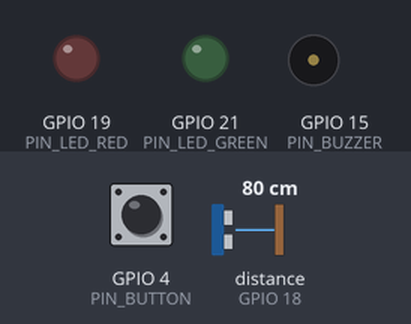
The sketch below on a simulated ESP32. Parts: output pins drawn as LEDs (lit = HIGH), buzzer (waves = sounding). Dashed ring = blinking. The test bench sets the inputs (shaded band); at power-on: GPIO 4 (PIN_BUTTON) HIGH, distance to the obstacle (sensor on GPIO 18) 80 cm. The echo pulse lasts 58.3 µs per cm; WiFi joins after 1.5 s; servers stay silent unless stated; the local clock reads 2024-03-15 10:24:30 at power-on unless the sketch sets it; EEPROM starts erased; pins used as bus, display or sensor lines are not drawn; what the sketch prints to the serial monitor is not drawn.

Above: at 6.9 s.
7.0 s: GPIO 4 (PIN_BUTTON) pulled LOW for 0.15 s
At 8.4 s:
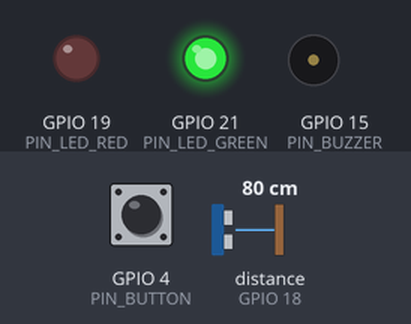
8.6 s: distance to the obstacle (sensor on GPIO 18) set to 86 cm
At 10.1 s:
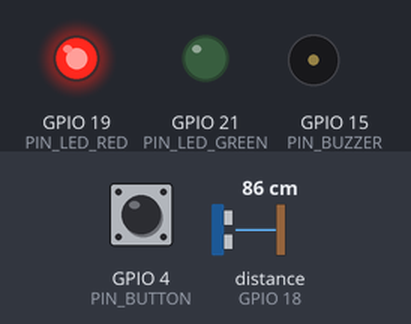
10.8 s: GPIO 4 (PIN_BUTTON) pulled LOW for 1 s
At 12.0 s:
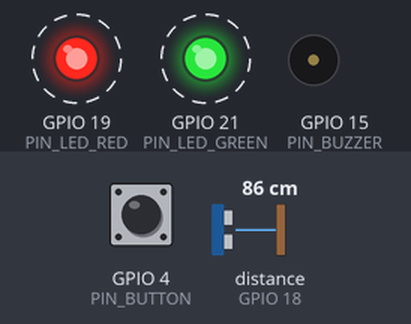
13.8 s: GPIO 4 (PIN_BUTTON) pulled LOW for 3.2 s
At 14.35 s:
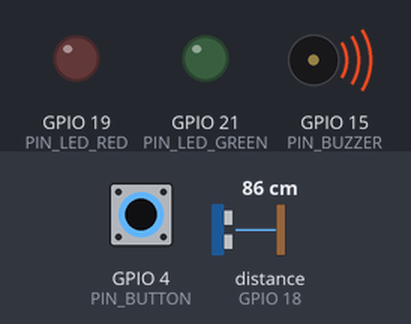
18.5 s: distance to the obstacle (sensor on GPIO 18) set to 2 cm
At 19.2 s:
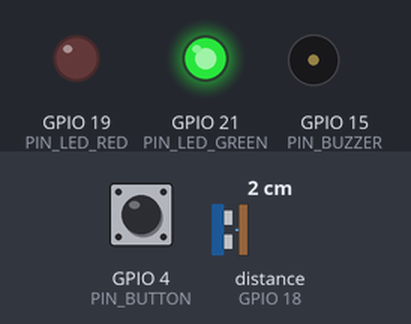
20.4 s: GPIO 4 (PIN_BUTTON) pulled LOW for 0.15 s
At 21.0 s:
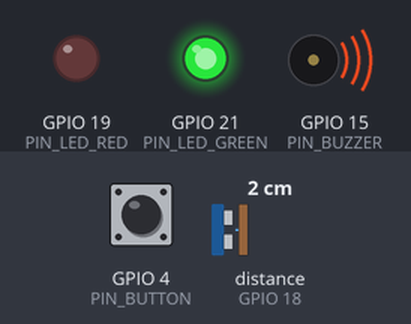
Timing chart, 0 to 23.4 s (numbered marks = the images above; inputs shaded):
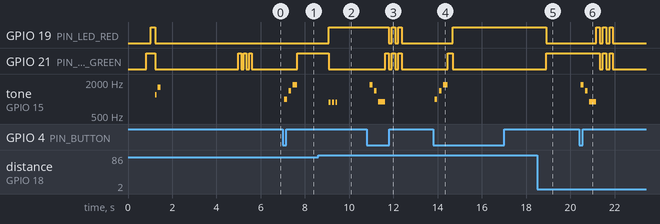

The sketch:

esp32_firmware.ino
```cpp
/* ═══════════════════════════════════════════════════════════════════════════
   STUDY AI COMPANION — ESP32 FOCUS TIMER FIRMWARE v3.1
   ─────────────────────────────────────────────────────────────────────────
   FEATURES:
   ✅ Physical button start/stop with debounce
   ✅ Ultrasonic presence detection (Green LED = present, Red LED = absent)
   ✅ Interruption counting + buzzer nudge when user leaves desk
   ✅ Accurate focus % calculation
   ✅ Smartwatch-style offline session queue (stored in flash memory)
   ✅ Auto-sync offline sessions when WiFi reconnects
   ✅ NTP time sync for accurate timestamps
   ✅ Real-time Firebase status push every second during session
   ✅ Commands from web app (start/stop/nudge remotely)
   ✅ Auto-reconnect WiFi in background
   ═══════════════════════════════════════════════════════════════════════════ */

#include <WiFi.h>

// ── Reduce ESP32 Flash Size by Disabling Unused Firebase Features ──
#define FIREBASE_DISABLE_FIRESTORE
#define FIREBASE_DISABLE_STORAGE
#define FIREBASE_DISABLE_FCM
#define FIREBASE_DISABLE_FUNCTIONS

#include <Firebase_ESP_Client.h>
#include <Preferences.h>
#include <addons/TokenHelper.h>
#include <addons/RTDBHelper.h>

/* ────────────────────────────────────────
   PIN DEFINITIONS  (match your wiring)
──────────────────────────────────────── */
#define PIN_BUTTON     4   // Push button (one leg to GND, other to D4)
#define PIN_BUZZER     15  // Changed from D2 to D15 (D2 can cause issues)
#define PIN_LED_GREEN 21   // Green LED anode (cathode → GND via 220Ω)
#define PIN_LED_RED   19   // Red LED anode   (cathode → GND via 220Ω)
#define PIN_US_TRIG    5   // HC-SR04 TRIG
#define PIN_US_ECHO   18   // HC-SR04 ECHO

/* ────────────────────────────────────────
   NETWORK / FIREBASE CREDENTIALS
──────────────────────────────────────── */
#define WIFI_SSID      "IDEALAB"
#define WIFI_PASSWORD  ""
#define FIREBASE_KEY   "AIzaSyC7R3un13VYZGkcrdtQFHnJJ-5J7QJ2n6Q"
#define FIREBASE_URL   "https://study-ai-3a685-default-rtdb.firebaseio.com"

const char* deviceId = "esp32-desk-01";

/* ────────────────────────────────────────
   TUNABLE SETTINGS
──────────────────────────────────────── */
int distThreshCm  = 80;   // cm — closer than this = you are at desk
int targetMins    = 120;  // target session duration (for future UI)

/* ────────────────────────────────────────
   SESSION STATE
──────────────────────────────────────── */
bool          isActive      = false;   // timer running?
bool          isPresent     = false;   // currently detected at desk?
bool          lastPresent   = false;   // state in previous second (interrupt edge)
unsigned long sessionStartTs = 0;      // Unix timestamp or millis at session start
unsigned long focusSecs     = 0;       // seconds actually present at desk
unsigned long totalSecs     = 0;       // total elapsed seconds
int           interruptCount = 0;      // how many times user left desk
int           absenceStreak = 0;       // consecutive seconds away (for buzzer delay)

/* ────────────────────────────────────────
   TIMING / DEBOUNCE
──────────────────────────────────────── */
unsigned long lastBtnPress   = 0;
const unsigned long DEBOUNCE = 60;    // ms — button debounce window

unsigned long lastSecTick    = 0;     // tracks 1-second interval for session
unsigned long lastStatusPush = 0;     // tracks 5-second interval for Firebase status
unsigned long lastWifiCheck  = 0;     // tracks WiFi watchdog

/* ────────────────────────────────────────
   FIREBASE
──────────────────────────────────────── */
FirebaseData   fbdo;
FirebaseAuth   auth;
FirebaseConfig fbCfg;
Preferences    prefs;

bool firebaseReady = false;

/* ═══════════════════════════════════════
   BUZZER HELPERS (Fixed for ESP32 LEDC)
═══════════════════════════════════════ */
void beep(int freq, int durationMs) {
  // Use ESP32 native hardware PWM to avoid "LEDC not initialized" errors
  ledcSetup(0, freq, 8);         // Channel 0, frequency, 8-bit resolution
  ledcAttachPin(PIN_BUZZER, 0);  // Attach pin 2 to channel 0
  ledcWrite(0, 128);             // 50% duty cycle
  delay(durationMs);
  ledcWrite(0, 0);               // 0% duty cycle (Off)
  delay(10);
}

void beepStartSession() {
  beep(1000, 120);
  delay(60);
  beep(1400, 120);
  delay(60);
  beep(1800, 200);
}

void beepEndSession() {
  beep(1800, 120);
  delay(60);
  beep(1400, 120);
  delay(60);
  beep(900, 300);
}

void beepNudge() {
  // Short urgent triple-beep to nudge user back to desk
  for (int i = 0; i < 3; i++) {
    beep(880, 80);
    delay(60);
  }
}

void beepStartup() {
  beep(1200, 80);
  delay(40);
  beep(1600, 120);
}

/* ═══════════════════════════════════════
   LED HELPERS
═══════════════════════════════════════ */
void ledStudying() {
  digitalWrite(PIN_LED_GREEN, HIGH);
  digitalWrite(PIN_LED_RED,   LOW);
}

void ledAbsent() {
  digitalWrite(PIN_LED_GREEN, LOW);
  digitalWrite(PIN_LED_RED,   HIGH);
}

void ledOff() {
  digitalWrite(PIN_LED_GREEN, LOW);
  digitalWrite(PIN_LED_RED,   LOW);
}

void ledBothFlash(int times, int ms) {
  for (int i = 0; i < times; i++) {
    digitalWrite(PIN_LED_GREEN, HIGH);
    digitalWrite(PIN_LED_RED,   HIGH);
    delay(ms);
    ledOff();
    delay(ms);
  }
}

/* ═══════════════════════════════════════
   ULTRASONIC DISTANCE MEASUREMENT
   Returns distance in cm (999 = no echo)
═══════════════════════════════════════ */
int getDistance() {
  // Take 3 readings and return the median to reduce false triggers
  int readings[3];
  for (int i = 0; i < 3; i++) {
    digitalWrite(PIN_US_TRIG, LOW);
    delayMicroseconds(2);
    digitalWrite(PIN_US_TRIG, HIGH);
    delayMicroseconds(10);
    digitalWrite(PIN_US_TRIG, LOW);
    long dur = pulseIn(PIN_US_ECHO, HIGH, 25000);  // 25ms timeout ≈ 430cm max
    readings[i] = (dur == 0) ? 999 : (int)(dur * 0.034f / 2.0f);
    delay(15);  // brief pause between readings
  }
  // Simple sort for median
  if (readings[0] > readings[1]) { int t = readings[0]; readings[0] = readings[1]; readings[1] = t; }
  if (readings[1] > readings[2]) { int t = readings[1]; readings[1] = readings[2]; readings[2] = t; }
  if (readings[0] > readings[1]) { int t = readings[0]; readings[0] = readings[1]; readings[1] = t; }
  return readings[1]; // median
}

/* ═══════════════════════════════════════
   FIREBASE STATUS PUSH
   Path: /devices/{id}/status
═══════════════════════════════════════ */
void pushStatus() {
  if (!firebaseReady || WiFi.status() != WL_CONNECTED) return;
  if (!Firebase.ready()) return;

  String path = "/devices/" + String(deviceId) + "/status";
  FirebaseJson json;
  json.add("online",        true);
  json.add("presence",      isPresent);
  json.add("sessionActive", isActive);
  json.add("startTime",     (isActive ? (int)sessionStartTs : 0));
  json.add("focusSecs",     (int)focusSecs);
  json.add("totalSecs",     (int)totalSecs);
  json.add("interruptions", interruptCount);
  json.add("distThreshCm",  distThreshCm);
  json.add("targetMins",    targetMins);
  json.add("timestamp",     (int)time(nullptr));

  if (!Firebase.RTDB.setJSON(&fbdo, path.c_str(), &json)) {
    Serial.print("[Firebase] Status push failed: ");
    Serial.println(fbdo.errorReason());
  }
}

/* ═══════════════════════════════════════
   UPLOAD SESSION TO FIREBASE OR QUEUE
   Called when a session ends
═══════════════════════════════════════ */
void uploadSession(unsigned long ts, int durMins, int focusPct, int intrCount) {
  String path = "/devices/" + String(deviceId) + "/sessions/" + String(ts);
  FirebaseJson json;
  json.add("startTime",     (int)ts);
  json.add("duration",      durMins);
  json.add("focusPct",      focusPct);
  json.add("interruptions", intrCount);
  json.add("title",         "Focus Session");
  json.add("source",        "device");

  if (firebaseReady && WiFi.status() == WL_CONNECTED && Firebase.ready()) {
    Serial.println("[Firebase] Uploading session...");
    if (Firebase.RTDB.setJSON(&fbdo, path.c_str(), &json)) {
      Serial.println("[Firebase] ✅ Session uploaded successfully!");
    } else {
      Serial.print("[Firebase] ❌ Upload failed: ");
      Serial.println(fbdo.errorReason());
      Serial.println("[Queue] Saving to offline queue instead...");
      goto saveOffline;
    }
    return;
  }

saveOffline:
  Serial.println("[Queue] WiFi offline — saving session to flash memory...");
  prefs.begin("study_q", false);
  int c = prefs.getInt("count", 0) + 1;
  String prefix = String(c) + "_";
  prefs.putULong((prefix + "t").c_str(), ts);
  prefs.putInt((prefix + "d").c_str(),   durMins);
  prefs.putInt((prefix + "f").c_str(),   focusPct);
  prefs.putInt((prefix + "i").c_str(),   intrCount);
  prefs.putInt("count", c);
  prefs.end();
  Serial.print("[Queue] Queued as entry #"); Serial.println(c);
}

/* ═══════════════════════════════════════
   SYNC OFFLINE QUEUE TO FIREBASE
   Called periodically when WiFi is up
═══════════════════════════════════════ */
void syncOfflineQueue() {
  if (!firebaseReady || WiFi.status() != WL_CONNECTED) return;
  if (!Firebase.ready()) return;

  prefs.begin("study_q", false);
  int count = prefs.getInt("count", 0);
  if (count == 0) { prefs.end(); return; }

  Serial.print("[Sync] Found "); Serial.print(count);
  Serial.println(" offline session(s) to sync...");

  int uploaded = 0;
  for (int i = 1; i <= count; i++) {
    String prefix = String(i) + "_";
    unsigned long ts   = prefs.getULong((prefix + "t").c_str(), 0);
    int           dur  = prefs.getInt((prefix + "d").c_str(), 0);
    int           foc  = prefs.getInt((prefix + "f").c_str(), 0);
    int           intr = prefs.getInt((prefix + "i").c_str(), 0);
    if (ts == 0) { uploaded++; continue; }  // skip corrupted entry

    String path = "/devices/" + String(deviceId) + "/sessions/" + String(ts);
    FirebaseJson json;
    json.add("startTime",     (int)ts);
    json.add("duration",      dur);
    json.add("focusPct",      foc);
    json.add("interruptions", intr);
    json.add("title",         "Focus Session");
    json.add("source",        "device-offline");

    if (Firebase.RTDB.setJSON(&fbdo, path.c_str(), &json)) {
      uploaded++;
      Serial.print("[Sync] ✅ Entry #"); Serial.print(i); Serial.println(" uploaded.");
    } else {
      Serial.print("[Sync] ❌ Entry #"); Serial.print(i);
      Serial.print(" failed: "); Serial.println(fbdo.errorReason());
      break;  // stop on failure; retry next loop cycle
    }
  }

  if (uploaded == count) {
    prefs.clear();
    prefs.putInt("count", 0);
    Serial.println("[Sync] All offline sessions synced! Queue cleared.");
  }
  prefs.end();
}

/* ═══════════════════════════════════════
   HANDLE REMOTE COMMANDS FROM WEB APP
   Path: /devices/{id}/commands/latest
═══════════════════════════════════════ */
void handleCommands() {
  if (!firebaseReady || WiFi.status() != WL_CONNECTED) return;
  if (!Firebase.ready()) return;

  String path = "/devices/" + String(deviceId) + "/commands/latest";
  if (!Firebase.RTDB.getJSON(&fbdo, path.c_str())) return;

  FirebaseJson& json = fbdo.jsonObject();
  FirebaseJsonData handled, typeData, valueData;

  json.get(handled, "handled");
  if (!handled.success || handled.boolValue) return;  // already processed

  json.get(typeData, "type");
  if (!typeData.success) return;

  String cmd = typeData.stringValue;
  Serial.print("[CMD] Received: "); Serial.println(cmd);

  if      (cmd == "start_session"  && !isActive) startSession();
  else if (cmd == "end_session"    && isActive)  endSession();
  else if (cmd == "break_reminder")              { beep(700, 400); delay(100); beep(700, 400); }
  else if (cmd == "focus_nudge")                 beepNudge();
  else if (cmd == "set_threshold") {
    json.get(valueData, "value");
    if (valueData.success) {
      distThreshCm = valueData.intValue;
      Serial.print("[CMD] Distance threshold set to: "); Serial.println(distThreshCm);
    }
  }
  else if (cmd == "set_target_mins") {
    json.get(valueData, "value");
    if (valueData.success) {
      targetMins = valueData.intValue;
      Serial.print("[CMD] Target minutes set to: "); Serial.println(targetMins);
    }
  }

  // Mark command as handled
  Firebase.RTDB.setBool(&fbdo, (path + "/handled").c_str(), true);
}

/* ═══════════════════════════════════════
   SESSION START
═══════════════════════════════════════ */
void startSession() {
  isActive       = true;
  focusSecs      = 0;
  totalSecs      = 0;
  interruptCount = 0;
  absenceStreak  = 0;
  lastPresent    = false;
  isPresent      = false;

  // Use real Unix time if NTP synced, else millis as fallback
  sessionStartTs = (unsigned long)time(nullptr);
  if (sessionStartTs < 1700000000UL) {
    sessionStartTs = millis() / 1000;  // rough seconds since boot
  }

  Serial.println("\n╔══════════════════════════════════╗");
  Serial.println("║   🟢 FOCUS SESSION STARTED        ║");
  Serial.printf( "║   Timestamp: %-20lu║\n", sessionStartTs);
  Serial.println("╚══════════════════════════════════╝");

  beepStartSession();
  ledStudying();
  pushStatus();
}

/* ═══════════════════════════════════════
   SESSION END
═══════════════════════════════════════ */
void endSession() {
  isActive = false;

  // Calculate results
  int durMins  = max((int)(totalSecs / 60), 1);
  int focusPct = (totalSecs > 0) ? (int)(focusSecs * 100UL / totalSecs) : 100;

  Serial.println("\n╔══════════════════════════════════╗");
  Serial.println("║   🔴 FOCUS SESSION ENDED          ║");
  Serial.printf( "║   Duration:     %-4d min          ║\n", durMins);
  Serial.printf( "║   Focus:        %-3d%%              ║\n", focusPct);
  Serial.printf( "║   Interruptions:%-3d               ║\n", interruptCount);
  Serial.println("╚══════════════════════════════════╝");

  beepEndSession();
  ledBothFlash(3, 150);
  ledOff();

  // Upload or queue
  uploadSession(sessionStartTs, durMins, focusPct, interruptCount);

  // Reset state
  sessionStartTs = 0;
  focusSecs      = 0;
  totalSecs      = 0;
  interruptCount = 0;
  absenceStreak  = 0;
  isPresent      = false;
  lastPresent    = false;

  pushStatus();
}

/* ═══════════════════════════════════════
   SETUP
═══════════════════════════════════════ */
void setup() {
  Serial.begin(115200);
  delay(800);

  Serial.println("\n\n╔════════════════════════════════════════╗");
  Serial.println("║  Study AI Companion Focus Timer v3.0   ║");
  Serial.println("╚════════════════════════════════════════╝");

  // Configure GPIO
  pinMode(PIN_BUTTON,    INPUT_PULLUP);
  pinMode(PIN_BUZZER,    OUTPUT);
  pinMode(PIN_LED_GREEN, OUTPUT);
  pinMode(PIN_LED_RED,   OUTPUT);
  pinMode(PIN_US_TRIG,   OUTPUT);
  pinMode(PIN_US_ECHO,   INPUT);
  ledOff();

  // Startup LED sweep
  digitalWrite(PIN_LED_GREEN, HIGH); delay(200);
  digitalWrite(PIN_LED_RED,   HIGH); delay(200);
  ledOff();
  beepStartup();

  // ── Firebase: init credentials FIRST (before WiFi so they are never missing) ──
  Serial.println("\n[Firebase] Initializing credentials...");
  fbCfg.api_key     = FIREBASE_KEY;
  fbCfg.database_url = FIREBASE_URL;
  Firebase.begin(&fbCfg, &auth);
  Firebase.reconnectWiFi(true);
  firebaseReady = true;
  Serial.println("[Firebase] Credentials set. ✅");

  // ── WiFi Connection ──
  Serial.printf("\n[WiFi] Connecting to '%s' ", WIFI_SSID);
  WiFi.mode(WIFI_STA);
  WiFi.begin(WIFI_SSID, WIFI_PASSWORD);

  int attempts = 0;
  while (WiFi.status() != WL_CONNECTED && attempts < 24) {
    delay(500);
    Serial.print(".");
    attempts++;
  }
  Serial.println();

  if (WiFi.status() == WL_CONNECTED) {
    Serial.print("[WiFi] ✅ Connected! IP: ");
    Serial.println(WiFi.localIP());

    Serial.println("[NTP]  Syncing time...");
    configTime(19800, 0, "pool.ntp.org", "time.google.com");
    delay(2000);  // allow NTP to resolve

    struct tm ti;
    if (getLocalTime(&ti)) {
      Serial.printf("[NTP]  ✅ Time synced: %04d-%02d-%02d %02d:%02d:%02d\n",
        ti.tm_year + 1900, ti.tm_mon + 1, ti.tm_mday,
        ti.tm_hour, ti.tm_min, ti.tm_sec);
    } else {
      Serial.println("[NTP]  ⚠️ Time sync pending...");
    }

    syncOfflineQueue();
    Serial.println("\n✅ Device ready! Press button to start a session.");
  } else {
    Serial.println("[WiFi] ⚠️ Connection failed. Running in OFFLINE mode.");
    Serial.println("       Sessions will be saved locally and synced when connected.");
  }

  // Flash green 3× to signal ready
  for (int i = 0; i < 3; i++) {
    digitalWrite(PIN_LED_GREEN, HIGH); delay(120);
    digitalWrite(PIN_LED_GREEN, LOW);  delay(120);
  }
}

/* ═══════════════════════════════════════
   MAIN LOOP
═══════════════════════════════════════ */
void loop() {
  unsigned long now = millis();

  /* ── 1. BUTTON DETECTION (debounced) ── */
  static bool lastBtnState = HIGH;
  bool btnState = digitalRead(PIN_BUTTON);

  if (btnState == LOW && lastBtnState == HIGH && (now - lastBtnPress > DEBOUNCE)) {
    lastBtnPress = now;
    delay(50);  // extra debounce settle
    if (digitalRead(PIN_BUTTON) == LOW) {  // confirm still pressed
      if (!isActive) {
        startSession();
      } else {
        endSession();
      }
    }
  }
  lastBtnState = btnState;

  /* ── 2. SESSION TICK — runs every 1 second while active ── */
  if (isActive && (now - lastSecTick >= 1000)) {
    lastSecTick = now;
    totalSecs++;

    int dist = getDistance();
    isPresent = (dist <= distThreshCm);

    if (isPresent) {
      // ─ User is at desk ─
      focusSecs++;
      absenceStreak = 0;
      ledStudying();

      if (!lastPresent) {
        // Just returned to desk
        Serial.printf("[Desk] ▶ Returned to desk (dist=%dcm, focus=%.0f%%)\n",
          dist, (focusSecs * 100.0f / totalSecs));
      }

    } else {
      // ─ User is away from desk ─
      absenceStreak++;
      ledAbsent();

      if (lastPresent) {
        // Just left the desk → count as interruption
        interruptCount++;
        Serial.printf("[Desk] ⏸ Left desk! Interruption #%d (dist=%dcm)\n",
          interruptCount, dist);
        beepNudge();  // immediate nudge on first detection
      } else if (absenceStreak % 30 == 0) {
        // Repeat nudge every 30 seconds of continued absence
        Serial.printf("[Desk] ⚠ Still away (%d sec). Nudging...\n", absenceStreak);
        beepNudge();
      }
    }

    lastPresent = isPresent;

    // Push live status to Firebase every second during session
    pushStatus();

    // Log every 60 seconds
    if (totalSecs % 60 == 0) {
      int focusPct = (totalSecs > 0) ? (int)(focusSecs * 100UL / totalSecs) : 100;
      Serial.printf("[Timer] %lu min elapsed | Focus: %d%% | Interruptions: %d\n",
        totalSecs / 60, focusPct, interruptCount);
    }
  }

  /* ── 3. BACKGROUND TASKS every 5 seconds (when not in tight session tick) ── */
  if (now - lastStatusPush >= 5000) {
    lastStatusPush = now;

    // Push idle status when no session running
    if (!isActive) {
      pushStatus();
    }

    // Check for remote commands from web app
    handleCommands();

    // Try to sync any offline sessions
    if (!isActive) {
      syncOfflineQueue();
    }
  }

  /* ── 4. WIFI WATCHDOG — reconnect if dropped ── */
  if (now - lastWifiCheck >= 30000) {
    lastWifiCheck = now;
    if (WiFi.status() != WL_CONNECTED) {
      Serial.println("[WiFi] 🔄 Connection lost. Reconnecting...");
      WiFi.disconnect();
      WiFi.begin(WIFI_SSID, WIFI_PASSWORD);
    }
  }
}
```

Measured:
- the behaviour switches between 81 and 82 cm on distance to the obstacle (sensor on GPIO 18) (found by bisection; images 1 and 2)
- after the input at 7.0 s, GPIO 21 (PIN_LED_GREEN): LOW → HIGH after 0.66 s; tone on GPIO 15 (PIN_BUZZER): plays 1000 Hz for 0.12 s, 1400 Hz for 0.12 s, 1800 Hz for 0.20 s, starting after 0.07 s
- after the input at 8.6 s, GPIO 19 (PIN_LED_RED): LOW → HIGH after 0.49 s; GPIO 21 (PIN_LED_GREEN): HIGH → LOW after 0.49 s; tone on GPIO 15 (PIN_BUZZER): alternates 880 Hz for 0.08 s and silent for 0.07 s, 6 changes in all, then stays silent, starting after 0.49 s
- after the input at 10.8 s, GPIO 19 (PIN_LED_RED): alternates HIGH for 0.15 s and LOW for 0.15 s, 5 changes in all, then stays LOW, starting after 0.98 s; GPIO 21 (PIN_LED_GREEN): alternates HIGH for 0.15 s and LOW for 0.15 s, 6 changes in all, then stays LOW, starting after 0.83 s
- after the input at 13.8 s, GPIO 19 (PIN_LED_RED): LOW → HIGH after 0.87 s; GPIO 21 (PIN_LED_GREEN): LOW → HIGH after 0.66 s, → LOW 0.21 s later; tone on GPIO 15 (PIN_BUZZER): plays 1000 Hz for 0.12 s, 1400 Hz for 0.12 s, 1800 Hz for 0.20 s, starting after 0.07 s
- after the input at 18.5 s, GPIO 19 (PIN_LED_RED): HIGH → LOW after 0.41 s; GPIO 21 (PIN_LED_GREEN): LOW → HIGH after 0.41 s
- after the input at 20.4 s, GPIO 19 (PIN_LED_RED): alternates HIGH for 0.15 s and LOW for 0.15 s, 6 changes in all, then stays LOW, starting after 0.77 s; GPIO 21 (PIN_LED_GREEN): alternates HIGH for 0.15 s and LOW for 0.15 s, 5 changes in all, then stays LOW, starting after 0.92 s
